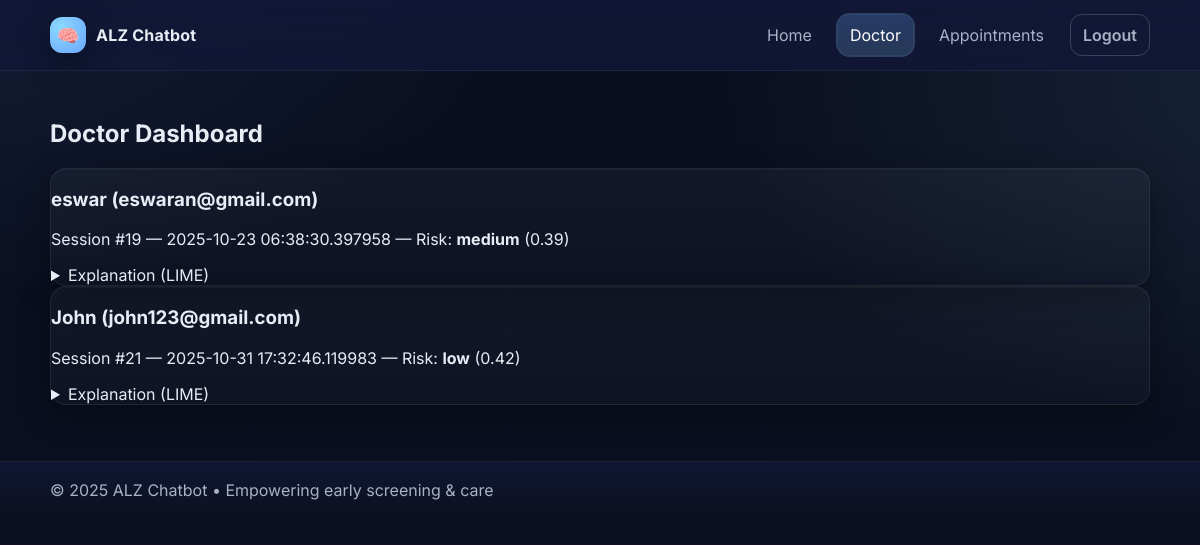
Page /doctor/dashboard (signed in) on the committed database.
### models.py (models this page shows)
class User(db.Model):
    id = db.Column(db.Integer, primary_key=True)
    email = db.Column(db.String(120), unique=True, nullable=False)
    password_hash = db.Column(db.String(256), nullable=False)
    role = db.Column(db.String(16), nullable=False, default="patient")
    full_name = db.Column(db.String(120))

class ScreeningSession(db.Model):
    id = db.Column(db.Integer, primary_key=True)
    user_id = db.Column(db.Integer, db.ForeignKey('user.id'), nullable=False)
    created_at = db.Column(db.DateTime, default=datetime.utcnow)
    raw_text_enc = db.Column(db.Text, nullable=False)
    domain_scores_enc = db.Column(db.Text, nullable=False)
    risk_score = db.Column(db.Float, nullable=False)
    risk_label = db.Column(db.String(32), nullable=False)
    lime_html_enc = db.Column(db.Text)

### doctor_routes.py (the view)
@doctor_bp.route('/dashboard')
def dashboard():
    if 'uid' not in session or session.get('role') != 'doctor':
        return redirect(url_for('auth.login'))
    patients = User.query.filter_by(role='patient').all()
    aes_key = current_app.config.get('AES256_KEY_B64')  # was [] indexing
    aes = AESCipher(aes_key) if aes_key else None
    latest = []
    for p in patients:
        sess = (ScreeningSession.query
                .filter_by(user_id=p.id)
                .order_by(ScreeningSession.created_at.desc())
                .first())
        if sess:
            html = sess.lime_html_enc or ""
            if aes and html:
                try:
                    html = aes.decrypt(html).decode()
                except Exception as e:
                    html = f"<p><em>Explanation unavailable: {e}</em></p>"
            latest.append({"patient": p, "session": sess, "lime_html": html})
    return render_template('doctor_dashboard.html', latest=latest)

### crypto_utils.py (called while the page is built)
    def decrypt(self, token_b64: str, aad: bytes = b"") -> bytes:
        raw = base64.urlsafe_b64decode(token_b64)
        nonce, ct = raw[:12], raw[12:]
        return self.aesgcm.decrypt(nonce, ct, aad)

### templates/doctor_dashboard.html (shortened to what this page needs)
{% extends 'base.html' %}
{% block content %}
<h2>Doctor Dashboard</h2>
{% if latest %}
  {% for item in latest %}
    <section class="card">
      <h3>{{item.patient.full_name}} ({{item.patient.email}})</h3>
      <p>Session #{{item.session.id}} — {{item.session.created_at}} — Risk: <b>{{item.session.risk_label}}</b> ({{'%.2f'|format(item.session.risk_score)}})</p>
      <details>
        <summary>Explanation (LIME)</summary>
      </details>
    </section>
  {% endfor %}
{% else %}
  <p>No sessions yet.</p>
{% endif %}
{% endblock %}

### templates/base.html (shortened to what this page needs)
<!doctype html>
<html lang="en">
<head>
  <link rel="stylesheet" href="/static/styles.css" />
</head>
<body>
  <header class="site-header">
    <div class="container header-inner">
      <a class="brand" href="/">
        <span class="brand-logo">🧠</span>
        <span class="brand-text">ALZ Chatbot</span>
      </a>
      <nav class="site-nav" aria-label="Main">
  {% if not is_authenticated %}
    <a href="/" data-nav>Home</a>
    <a href="/login" data-nav>Login</a>
    <a href="/signup" data-nav>Sign up</a>
  {% elif user_role == 'patient' %}
    <a href="/" data-nav>Home</a>
    <a href="/patient/chat">Start Screening Chat</a>
  <a href="/patient/history">View My Trends</a>
  <a href="/appointments/book">Book Doctor</a>
    <a class="btn btn-outline" href="/logout" data-nav>Logout</a>
  {% elif user_role == 'doctor' %}
    <a href="/" data-nav>Home</a>
    <a href="/doctor/dashboard" data-nav>Doctor</a>
    <a href="/appointments" data-nav>Appointments</a>
    <a class="btn btn-outline" href="/logout" data-nav>Logout</a>
  {% else %}
    <a href="/" data-nav>Home</a>
    <a href="/appointments" data-nav>Appointments</a>
    <a class="btn btn-outline" href="/logout" data-nav>Logout</a>
  {% endif %}
</nav>
    </div>
  </header>
  <main class="container page-content">
    {% block content %}{% endblock %}
  </main>
  <footer class="site-footer">
    <div class="container footer-inner">
      <p>© {{ 2025 }} ALZ Chatbot • Empowering early screening & care</p>
    </div>
  </footer>
</body>
</html>

### static/styles.css (style rules this page uses)
:root { --bg: #0b1020; --panel: #111735; --panel-2: #0e1530; --text: #e8ecf5; --muted: #a9b1c6; --brand: #6aa6ff; --brand-2: #8bdaff; --success: #4ad295; --danger: #ff6b6b; --shadow: 0 10px 30px rgba(0,0,0,.35), inset 0 1px rgba(255,255,255,.03); --radius: 16px; --radius-lg: 22px; --ring: 0 0 0 2px rgba(138, 198, 255, .25); }
* { box-sizing:border-box }
html,body { height:100% }
body { margin:0; font-family: "Inter", system-ui, -apple-system, Segoe UI, Roboto, Arial, sans-serif; color:var(--text); background: radial-gradient(1200px 700px at -10% -10%, rgba(106,166,255,.12), transparent 55%), radial-gradient(1000px 600px at 110% 10%, rgba(139,218,255,.10), transparent 60%), linear-gradient(180deg, #0a0f20 0%, #0b1020 100%); }
.container { width:min(1100px, 92vw); margin-inline:auto; }
.page-content { padding: 28px 0 56px; }
.site-header { position: sticky; top:0; z-index:10; background: linear-gradient(180deg, rgba(17,23,53,.95), rgba(17,23,53,.85)); backdrop-filter: blur(8px); border-bottom: 1px solid rgba(255,255,255,.06); }
.header-inner { display:flex; align-items:center; justify-content:space-between; padding:14px 0; }
.brand { display:flex; align-items:center; gap:10px; text-decoration:none; }
.brand-logo { display:grid; place-items:center; width:36px; height:36px; border-radius:12px; background: radial-gradient(circle at 30% 30%, var(--brand-2), var(--brand)); box-shadow: var(--shadow); font-size:18px; }
.brand-text { font-weight:700; letter-spacing:.2px; color:var(--text); }
.site-nav { display:flex; align-items:center; gap: 14px; }
.site-nav a { text-decoration:none; color:var(--muted); padding:10px 12px; border-radius:12px; transition: .2s ease; }
.site-nav a.active { color:#fff; background: linear-gradient(180deg, rgba(106,166,255,.25), rgba(139,218,255,.18)); box-shadow: var(--ring); }
.card { background: linear-gradient(180deg, rgba(255,255,255,.04), rgba(255,255,255,.02)); border: 1px solid rgba(255,255,255,.07); border-radius: var(--radius); box-shadow: var(--shadow); }
.btn { appearance:none; border:0; cursor:pointer; padding:10px 14px; border-radius:12px; font-weight:600; text-decoration:none; transition: .2s ease; }
.btn-outline { background: transparent; color:var(--text); border:1px solid rgba(255,255,255,.18); }
.site-footer { border-top:1px solid rgba(255,255,255,.07); background: linear-gradient(180deg, rgba(17,23,53,.85), rgba(11,16,32,.95)); }
.footer-inner { display:flex; align-items:center; justify-content:space-between; padding:18px 0; gap:12px; flex-wrap:wrap; }
.footer-inner p { margin:0; color:var(--muted) }

### rows in the picture
User: patient.full_name "eswar", patient.email "eswaran@gmail.com"
ScreeningSession: session.id "19", session.created_at "2025-10-23 06:38:30.397958", session.risk_label "medium", session.risk_score "0.39"
User: patient.full_name "John", patient.email "john123@gmail.com"
ScreeningSession: session.id "21", session.created_at "2025-10-31 17:32:46.119983", session.risk_label "low", session.risk_score "0.42"

### other values in the picture
{{ 2025 }} "2025"
